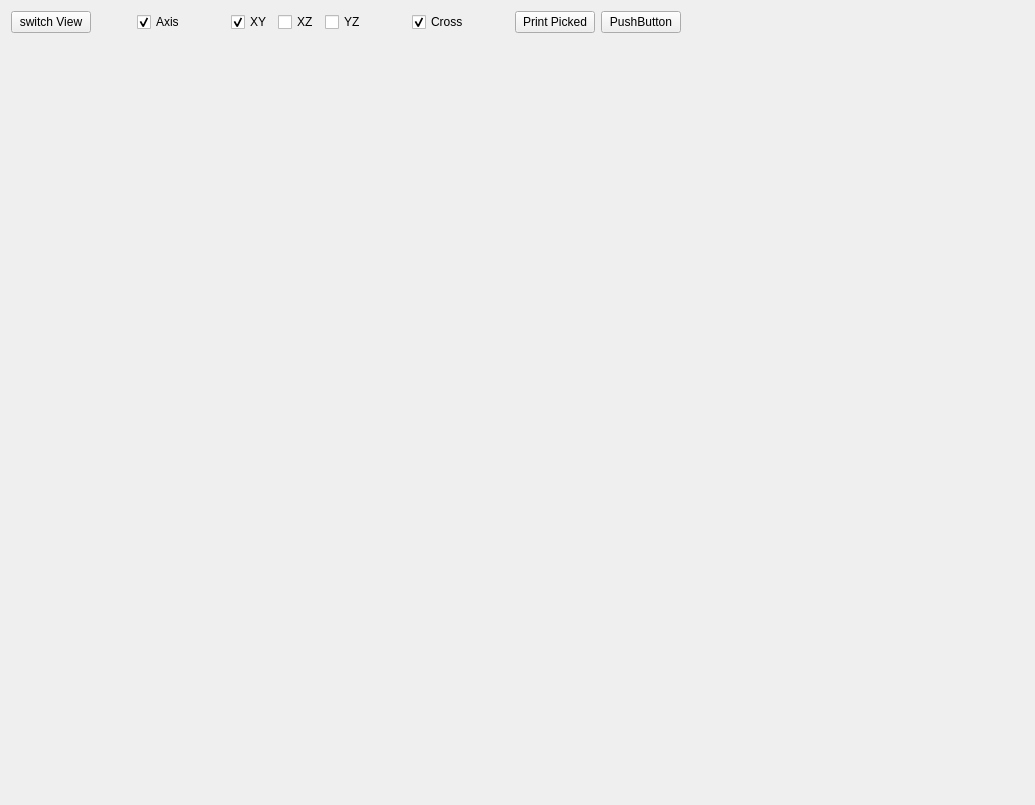
<?xml version="1.0" encoding="UTF-8"?>
<ui version="4.0">
 <class>Form</class>
 <widget class="QWidget" name="Form">
  <property name="geometry">
   <rect>
    <x>0</x>
    <y>0</y>
    <width>1035</width>
    <height>805</height>
   </rect>
  </property>
  <property name="windowTitle">
   <string>Form</string>
  </property>
  <layout class="QVBoxLayout" name="verticalLayout">
   <item>
    <layout class="QHBoxLayout" name="horizontalLayout">
     <item>
      <widget class="QPushButton" name="switchViewButton">
       <property name="text">
        <string>switch View</string>
       </property>
       <property name="checkable">
        <bool>false</bool>
       </property>
       <property name="checked">
        <bool>false</bool>
       </property>
      </widget>
     </item>
     <item>
      <spacer name="horizontalSpacer">
       <property name="orientation">
        <enum>Qt::Horizontal</enum>
       </property>
       <property name="sizeType">
        <enum>QSizePolicy::Maximum</enum>
       </property>
       <property name="sizeHint" stdset="0">
        <size>
         <width>40</width>
         <height>20</height>
        </size>
       </property>
      </spacer>
     </item>
     <item>
      <widget class="QCheckBox" name="axisButton">
       <property name="text">
        <string>Axis</string>
       </property>
       <property name="checked">
        <bool>true</bool>
       </property>
      </widget>
     </item>
     <item>
      <spacer name="horizontalSpacer_2">
       <property name="orientation">
        <enum>Qt::Horizontal</enum>
       </property>
       <property name="sizeType">
        <enum>QSizePolicy::Maximum</enum>
       </property>
       <property name="sizeHint" stdset="0">
        <size>
         <width>40</width>
         <height>20</height>
        </size>
       </property>
      </spacer>
     </item>
     <item>
      <widget class="QCheckBox" name="xyButton">
       <property name="text">
        <string>XY</string>
       </property>
       <property name="checked">
        <bool>true</bool>
       </property>
      </widget>
     </item>
     <item>
      <widget class="QCheckBox" name="xzButton">
       <property name="text">
        <string>XZ</string>
       </property>
      </widget>
     </item>
     <item>
      <widget class="QCheckBox" name="yzButton">
       <property name="text">
        <string>YZ</string>
       </property>
      </widget>
     </item>
     <item>
      <spacer name="horizontalSpacer_3">
       <property name="orientation">
        <enum>Qt::Horizontal</enum>
       </property>
       <property name="sizeType">
        <enum>QSizePolicy::Maximum</enum>
       </property>
       <property name="sizeHint" stdset="0">
        <size>
         <width>40</width>
         <height>20</height>
        </size>
       </property>
      </spacer>
     </item>
     <item>
      <widget class="QCheckBox" name="crossButton">
       <property name="text">
        <string>Cross</string>
       </property>
       <property name="checked">
        <bool>true</bool>
       </property>
      </widget>
     </item>
     <item>
      <spacer name="horizontalSpacer_5">
       <property name="orientation">
        <enum>Qt::Horizontal</enum>
       </property>
       <property name="sizeType">
        <enum>QSizePolicy::Maximum</enum>
       </property>
       <property name="sizeHint" stdset="0">
        <size>
         <width>40</width>
         <height>20</height>
        </size>
       </property>
      </spacer>
     </item>
     <item>
      <widget class="QPushButton" name="pickedButton">
       <property name="text">
        <string>Print Picked</string>
       </property>
      </widget>
     </item>
     <item>
      <widget class="QPushButton" name="pushButton">
       <property name="text">
        <string>PushButton</string>
       </property>
      </widget>
     </item>
     <item>
      <spacer name="horizontalSpacer_4">
       <property name="orientation">
        <enum>Qt::Horizontal</enum>
       </property>
       <property name="sizeType">
        <enum>QSizePolicy::Expanding</enum>
       </property>
       <property name="sizeHint" stdset="0">
        <size>
         <width>40</width>
         <height>20</height>
        </size>
       </property>
      </spacer>
     </item>
    </layout>
   </item>
   <item>
    <widget class="VisualizerWidget" name="visualizerWidget" native="true">
     <property name="sizePolicy">
      <sizepolicy hsizetype="Expanding" vsizetype="Expanding">
       <horstretch>0</horstretch>
       <verstretch>0</verstretch>
      </sizepolicy>
     </property>
     <layout class="QGridLayout" name="gridLayout"/>
    </widget>
   </item>
  </layout>
 </widget>
 <customwidgets>
  <customwidget>
   <class>VisualizerWidget</class>
   <extends>QWidget</extends>
   <header>VisualizerWidget.h</header>
   <container>1</container>
  </customwidget>
 </customwidgets>
 <resources/>
 <connections/>
</ui>
